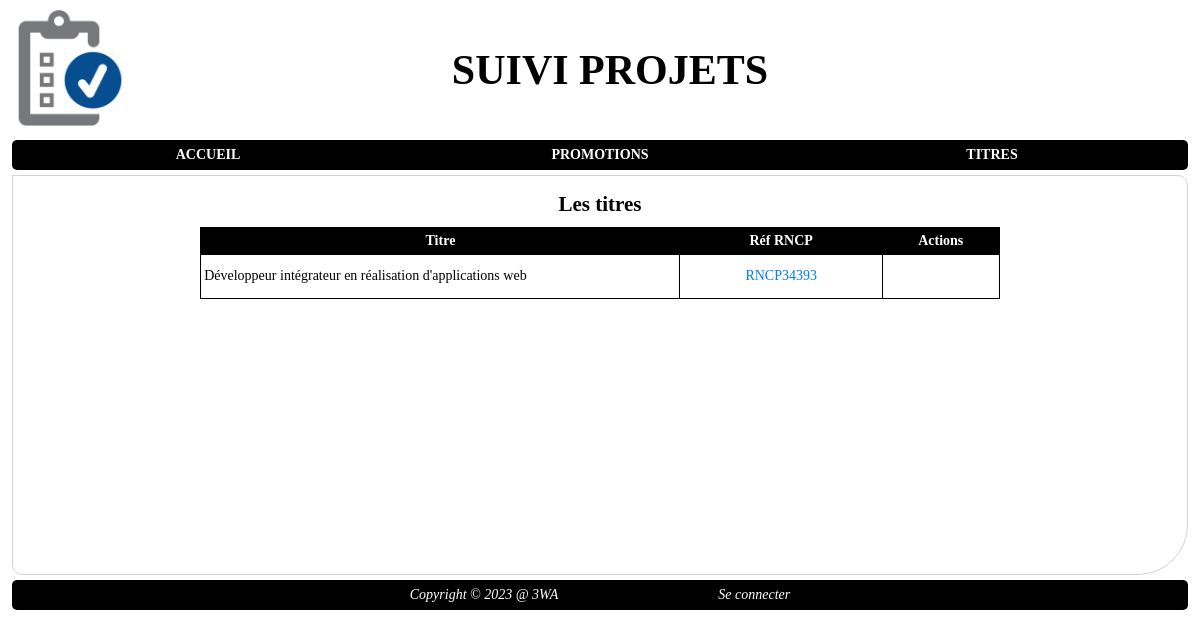
/index.php?page=titre&action=list, run on the app's committed database.
### tables this page shows
CREATE TABLE `referentiel` (
  `id_referentiel` int NOT NULL AUTO_INCREMENT,
  `num_rncp` varchar(50) NOT NULL,
  `libelle` varchar(250) NOT NULL,
  `details` text NOT NULL,
  `date_validite` date NOT NULL,
  `objectifs` text,
  `activites_visees` text,
  `competences_attestees` text,
  `modalite_evaluation` text,
  PRIMARY KEY (`id_referentiel`)
);

### index.php (called while the page is built, shortened)
<?php
	require_once "includes/core/router.php";

### includes/core/models/DAO/DAOTitre.php (called while the page is built, shortened)
<?php
	require_once "includes/core/models/Classes/Titre.php";
	require_once "includes/core/models/DAO/DAOReferentiel.php";
	abstract class DAOTitre extends BDD{
		public static function getAll(): array{
			$conn = parent::getConnexion();
			$SQLQuery = "SELECT id_titre, nom, id_referentiel
				FROM titre
				ORDER BY nom";
			$SQLStmt = $conn->prepare($SQLQuery);
			$SQLStmt->execute();
			$listeTitres = array();
			while ($SQLRow = $SQLStmt->fetch(PDO::FETCH_ASSOC)){
				$unTitre = new Titre($SQLRow['nom'], DAOReferentiel::getById($SQLRow['id_referentiel']));
				$unTitre->setId($SQLRow['id_titre']);
				$listeTitres[] = $unTitre;
			}
			return $listeTitres;
		}
	}

### includes/core/models/DAO/DAOReferentiel.php (called while the page is built, shortened)
<?php
	require_once "includes/core/models/Classes/Referentiel.php";
	require_once "includes/core/models/Classes/Referentiel.php";
	abstract class DAOReferentiel extends BDD{
		public static function getById(int $idReferentiel): Referentiel | bool{
			$conn = parent::getConnexion();
			$SQLQuery = "SELECT id_referentiel, num_rncp, libelle, details, date_validite, objectifs, activites_visees, competences_attestees, modalite_evaluation
				FROM referentiel
				WHERE id_referentiel = :id";
			$SQLStmt = $conn->prepare($SQLQuery);
			$SQLStmt->bindValue(':id', $idReferentiel, PDO::PARAM_INT);
			$SQLStmt->execute();
			if ($SQLStmt->rowCount() == 0){
				return false;
			}else{
				$SQLRow = $SQLStmt->fetch(PDO::FETCH_ASSOC);
				$unReferentiel = new Referentiel(
					$SQLRow['num_rncp'],
					$SQLRow['libelle'],
					$SQLRow['details'],
					$SQLRow['objectifs'],
					$SQLRow['activites_visees'],
					$SQLRow['competences_attestees'],
					$SQLRow['modalite_evaluation'],
					date_create($SQLRow['date_validite'])
				);
				$unReferentiel->setId($SQLRow['id_referentiel']);
				return $unReferentiel;
			}
		}
	}

### includes/core/models/Classes/Titre.php (called while the page is built, shortened)
<?php
	require_once "includes/core/models/Classes/Referentiel.php";
	class Titre{
		private string $nom;
		private Referentiel $referentiel;
		public function __construct(string $nom = '', Referentiel $referentiel = new Referentiel('')){
			$this->nom = $nom;
			$this->referentiel = $referentiel;
		}
		public function getNom(): string{
			return $this->nom;
		}
		public function getReferentiel(): Referentiel{
			return $this->referentiel;
		}
	}

### includes/core/models/Classes/Referentiel.php (called while the page is built, shortened)
<?php
class Referentiel{
	private int $id;
	private string $num_rncp, $libelle, $details, $objectifs, $activites, $competences, $modaliteEvaluation;
	public function __construct(string $num_rncp = '', string $libelle = '', string $details = '', string $objectifs = '', string $activites = '', string $competences = '', string $modaliteEvaluation = '', DateTime $dateValidite = new DateTime('now')){
		$this->num_rncp = $num_rncp;
		$this->id = 0;
	}
	public function getId(): int{
		return $this->id;
	}
	public function setId(int $id): void{
		$this->id = $id;
	}
	public function getNumRncp(): string{
		return $this->num_rncp;
	}
}

### includes/core/views/lists/liste_titres.phtml (the view, shortened to what this page needs)
<!DOCTYPE html>
<html lang="fr">
<head>
	<?php require "includes/core/views/partials/page_head.phtml"; ?>
</head>
<body>
	<main>
		<header>
			<?php require "includes/core/views/partials/page_header.phtml"; ?>
		</header>
		<nav>
			<?php require_once "includes/core/views/partials/navbar.phtml"; ?>
		</nav>
		<section id="content" class="flexcol">
			<h2>
				Les titres
			</h2>
			<table class="titres">
				<thead>
				<th>Titre</th>
				<th>Réf RNCP</th>
				<th colspan="2">Actions</th>
				</thead>
				<caption>
				</caption>
				<tbody>
				<?php
					$script = '';
					foreach ($lesTitres as $unTitre){
						$script .= '<tr>';
						$script .= '<td>'.$unTitre->getNom().'</td>';
						$script .= '<td><a href="index.php?page=referentiel&action=view&id='.$unTitre->getReferentiel()->getId().'">'.$unTitre->getReferentiel()->getNumRncp().'</a></td>';
						$script .= '<td class="actions">';
						$script .= '</td>';
						$script .= '</tr>';
					}
					print($script);
				?>
				</tbody>
			</table>
		</section>
		<footer>
			<?php require_once "includes/core/views/partials/footer.phtml"; ?>
		</footer>
	</main>
</body>
</html>

### public/styles/main.css (style rules this page uses)
body, html, * { margin: 0; padding: 0; box-sizing: border-box; }
a { color: #007bff; }
a:link, a:visited { color: #007bff; text-decoration: none; }
main { font-size: 14px; font-family: Tahoma, Verdana, Sans Serif, serif; }
main > section { min-width: 600px; overflow: hidden; width: 98%; margin: 5px auto; border: solid 1px lightgrey; border-radius: 0 10px 50px; min-height: 400px; display: flex; flex-direction: row; align-items: flex-start; justify-content: center; padding: 1rem; }
main > section.flexcol { display: flex; flex-direction: column; align-items: flex-start; justify-content: flex-start; }
main > section > h1, main > section > h2, main > section > h3 { display: block; width: 100%; text-align: center; }
table { border-collapse: collapse; width: 800px; margin: 10px auto; border: solid 1px black; }
table thead tr th { background-color: black; color: white; padding-top: 5px; padding-bottom: 5px; }
table caption { padding: 5px; caption-side: bottom; text-align: right; }
table tbody tr { border: solid 1px black; }
table tbody tr td { border: solid 1px black; padding: 0.2rem; vertical-align: middle; line-height: 2.3rem; min-height: 2.3rem; }
table tbody tr td.actions { border: none; display: flex; align-items: center; justify-content: space-around; padding-top: 0.5rem; }
.titres thead tr th:first-child { width: 60%; }
.titres tbody tr td { text-align: center; }
.titres tbody tr td:first-child { text-align: left; }
main > header { display: grid; grid-template-columns: 140px 1fr; align-items: center; height: 140px; }
main > nav { width: 98%; margin: 0 auto; background-color: black; min-height: 30px; border-radius: 5px; }
main > footer { width: 98%; margin: 0 auto 1rem; background-color: black; color: white; min-height: 30px; line-height: 30px; font-style: italic; border-radius: 5px; text-align: center; display: flex; align-items: center; justify-content: center; gap: 10rem; }

### data on the page
referentiel: Nom "Développeur intégrateur en réalisation d'applications web", num_rncp "RNCP34393"

### other printed values
ECOLE "3WA"
